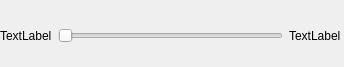
<?xml version="1.0" encoding="UTF-8"?>
<ui version="4.0">
 <class>JointControl</class>
 <widget class="QWidget" name="JointControl">
  <property name="geometry">
   <rect>
    <x>0</x>
    <y>0</y>
    <width>344</width>
    <height>67</height>
   </rect>
  </property>
  <property name="sizePolicy">
   <sizepolicy hsizetype="Minimum" vsizetype="Minimum">
    <horstretch>0</horstretch>
    <verstretch>0</verstretch>
   </sizepolicy>
  </property>
  <property name="windowTitle">
   <string>Form</string>
  </property>
  <widget class="QWidget" name="layoutWidget">
   <property name="geometry">
    <rect>
     <x>0</x>
     <y>10</y>
     <width>341</width>
     <height>51</height>
    </rect>
   </property>
   <layout class="QHBoxLayout" name="horizontalLayout">
    <item>
     <widget class="QLabel" name="name">
      <property name="text">
       <string>TextLabel</string>
      </property>
     </widget>
    </item>
    <item>
     <widget class="QSlider" name="horizontalSlider">
      <property name="orientation">
       <enum>Qt::Horizontal</enum>
      </property>
     </widget>
    </item>
    <item>
     <widget class="QLabel" name="value">
      <property name="minimumSize">
       <size>
        <width>50</width>
        <height>0</height>
       </size>
      </property>
      <property name="text">
       <string>TextLabel</string>
      </property>
     </widget>
    </item>
   </layout>
  </widget>
 </widget>
 <resources/>
 <connections/>
</ui>
